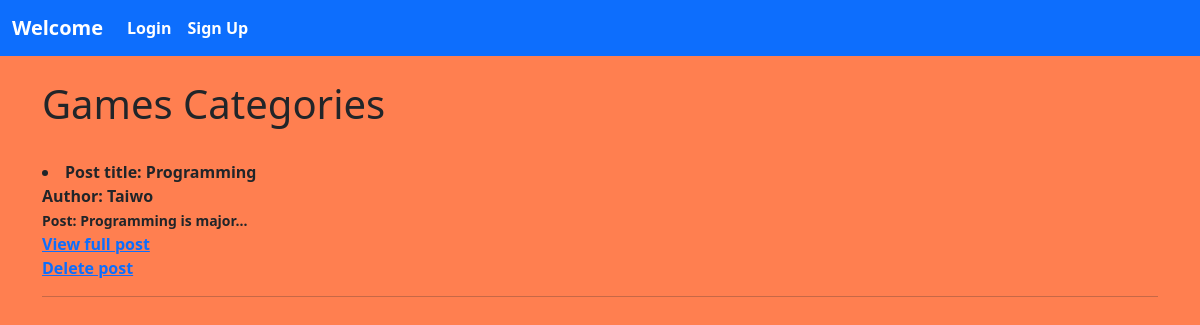
Screenshot of /category/games/ with the database file from the repository.
### blogs/models.py (models this page shows, shortened)
class Post(models.Model):
    title = models.CharField(max_length=225)
    author = models.ForeignKey(User, on_delete= models.CASCADE)
    body = models.TextField()
    category = models.CharField(max_length=255, default='sport')
    date_uploaded= models.DateTimeField(default= timezone.now)
    class Meta:
        verbose_name = 'Post'
        verbose_name_plural = 'Posts'

### blogs/views.py (the view)
# urls.py: path('category/<str:cate>/', CategoryView, name = 'category'),
def CategoryView(request, cate):
    category = Post.objects.all().filter(category=cate)
    return render(request, 'category.html', {'cate':cate, 'posts_category': category})

### blogs/templates/category.html
{% extends 'base.html' %}
{% block content %}
{% if cate %}
    <h1>{{ cate|title }} Categories</h1>
    <br>
    {% for post in posts_category %}
    <li>
        <b>Post title:</b> {{post.title}}
        <br>
        <b>Author:</b> {{post.author|title}}
        <br>
        <small>Post: {{post.body|slice:":20"}}...</small>
        <br>
        <a href=" {% url 'blog:article' post.pk %} ">View full post</a><br>
        <a href=" {% url 'blog:delete_post' post.pk %} ">Delete post</a> <br>
        <hr>
    {% endfor %}
{% else %}
<h1>Sorry this page does not exist!!</h1>
{% endif %}
{% endblock content %}

### blogs/styles/index.css (style rules this page uses)
body { background : red; }

### rows the page displays
Post: category "Games", title "Programming", author "Taiwo", body "Programming is major"
